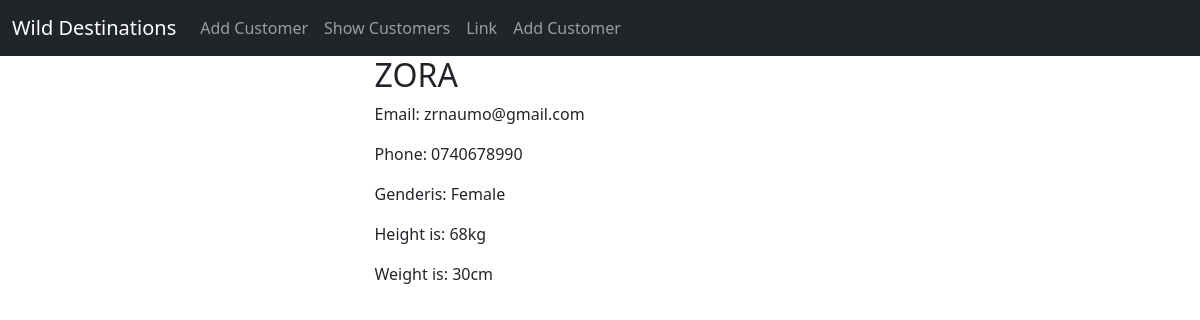
Screenshot of /details/14 with the database file from the repository.
### my_app/models.py (models this page shows)
class Customer(models.Model):
    id=models.AutoField(primary_key=True)
    name=models.CharField(max_length=100)
    email=models.EmailField(max_length=100,unique=True)
    phone=models.CharField(max_length=15)
    password=models.CharField(max_length=100)
    weight=models.IntegerField(default=0)
    height=models.IntegerField(default=0)
    gender=models.CharField(max_length=100,default='male''female')
    dob=models.DateField(null=True, blank=True)
    class Meta:
        db_table ='customer'

### my_app/views.py (the view)
# urls.py: path('details/<int:id>', views.details, name='details-page'),
def details(request,id):
    user=Customer.objects.get(id=id)
    return render (request,'details.html',{'user':user})

### templates/details.html
{% extends 'master.html' %}
{% block content %}
    <div class="container">
        <div class="row justify-content-center">
            <div class="col-sm-5">
                <h2>{{ user.name | upper }}</h2>
                <p>Email: {{ user.email }}</p>
                <p>Phone: {{ user.phone }}</p>
                <p>Genderis: {{ user.gender | capfirst }}</p>
                <p>Height is: {{ user.weight }}kg</p>
                <p>Weight is: {{ user.height }}cm</p>
            </div>
        </div>
    </div>
{% endblock %}

### rows the page displays
Customer: name "ZORA", email "zrnaumo@gmail.com", phone "0740678990", gender "Female", weight "68", height "30"
